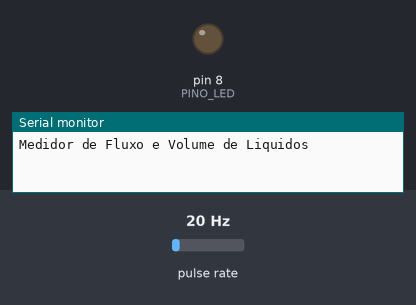
The sketch below on a simulated Arduino Uno, built with avr-gcc and run on an emulated ATmega328P. Shown: output pins drawn as LEDs (lit = HIGH), the last lines printed to the serial monitor. Wiring (inferred from the names in the program): pulse sensor: data pin 2. The test bench sets the inputs (shaded band); at power-on: pulse rate 20 Hz.

Above: at 0.1 s.
At 1.1 s:
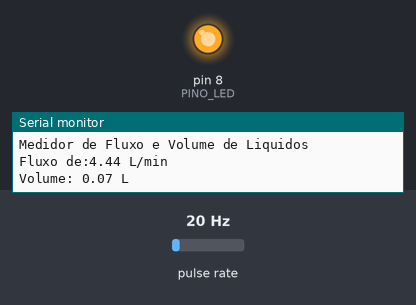
Timing chart, 0 to 2.6 s (numbered marks = the images above):
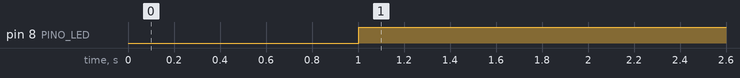

The sketch:

sensorLigaLED.ino
```cpp
//Medidor de Fluxo e Volume de Líquidos com Sensor de Fluxo YF-S201
//definição do pino do sensor e de interrupção
const int INTERRUPCAO_SENSOR = 0; // interrupt = 0 equivale ao pino digital 2
const int PINO_SENSOR = 2;

//definição do pino do LED
const int PINO_LED = 8;  // escolha um pino digital disponível

//definição da variável de contagem de voltas
unsigned long contador = 0;

//definição do fator de calibração para conversão do valor lido
const float FATOR_CALIBRACAO = 4.5;

//definição das variáveis de fluxo e volume
float fluxo = 0;
float volume = 0;
float volume_total = 0;

//definição da variável de intervalo de tempo
unsigned long tempo_antes = 0;

void setup() {

  //inicialização do monitor serial
  Serial.begin(9600);

  //mensagem de inicialização
  Serial.println("Medidor de Fluxo e Volume de Liquidos\n");

  //configuração do pino do sensor
  pinMode(PINO_SENSOR, INPUT_PULLUP);

  //configuração do LED como saída
  pinMode(PINO_LED, OUTPUT);

  //garante que o LED inicie apagado
  digitalWrite(PINO_LED, LOW);

  //inicia a contagem de pulsos
  attachInterrupt(INTERRUPCAO_SENSOR, contador_pulso, FALLING);
}

void loop() {

  //executa a contagem de pulsos uma vez por segundo
  if ((millis() - tempo_antes) > 1000) {

    //desabilita a interrupção para realizar a conversão do valor de pulsos
    detachInterrupt(INTERRUPCAO_SENSOR);

    //conversão do valor de pulsos para L/min
    fluxo = ((1000.0 / (millis() - tempo_antes)) * contador) / FATOR_CALIBRACAO;

    //exibição do valor de fluxo
    Serial.print("Fluxo de:");
    Serial.print(fluxo);
    Serial.println(" L/min");

    //cálculo do volume em L passado pelo sensor
    volume = fluxo / 60;

    //armazenamento do volume
    volume_total += volume;

    //exibição do valor de volume
    Serial.print("Volume: ");
    Serial.print(volume_total);
    Serial.println(" L");
    Serial.println();

    //controle do LED
    if (fluxo >= 0.1) {
      // sem fluxo → LED aceso
      digitalWrite(PINO_LED, HIGH);
    } else {
      // com fluxo → LED apagado
      digitalWrite(PINO_LED, LOW);
    }

    //reinicialização do contador de pulsos
    contador = 0;

    //atualização da variável tempo_antes
    tempo_antes = millis();

    //reativa a contagem de pulsos do sensor
    attachInterrupt(INTERRUPCAO_SENSOR, contador_pulso, FALLING);
  }
}

//função chamada pela interrupção para contagem de pulsos
void contador_pulso() {
  contador++;
}
```

Measured:
- by itself, pin 8 (PINO_LED): LOW → HIGH at 1.0 s
